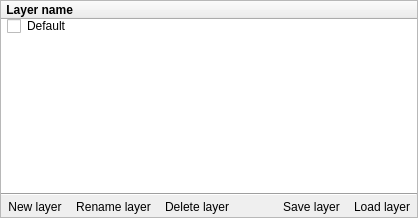
  <widget class="QDockWidget" name="LayersDockWidget">
   <property name="windowTitle">
    <string>Layers</string>
   </property>
   <attribute name="dockWidgetArea">
    <number>2</number>
   </attribute>
   <widget class="QWidget" name="dockWidgetContents_2">
    <layout class="QVBoxLayout" name="verticalLayout_2">
     <property name="spacing">
      <number>0</number>
     </property>
     <property name="margin">
      <number>0</number>
     </property>
     <item>
      <widget class="QFrame" name="frame">
       <property name="frameShape">
        <enum>QFrame::StyledPanel</enum>
       </property>
       <property name="frameShadow">
        <enum>QFrame::Plain</enum>
       </property>
       <layout class="QVBoxLayout" name="verticalLayout_4">
        <property name="spacing">
         <number>0</number>
        </property>
        <property name="margin">
         <number>0</number>
        </property>
        <item>
         <widget class="QTreeWidget" name="LayersTW">
          <property name="frameShape">
           <enum>QFrame::NoFrame</enum>
          </property>
          <property name="indentation">
           <number>3</number>
          </property>
          <attribute name="headerDefaultSectionSize">
           <number>24</number>
          </attribute>
          <column>
           <property name="text">
            <string> Layer name</string>
           </property>
           <property name="font">
            <font>
             <weight>75</weight>
             <bold>true</bold>
            </font>
           </property>
           <property name="icon">
            <iconset resource="../../sharedcode/resources.qrc">
             <normaloff>:/resources/RES/ffficons/eye.png</normaloff>:/resources/RES/ffficons/eye.png</iconset>
           </property>
          </column>
          <item>
           <property name="text">
            <string>Default</string>
           </property>
           <property name="checkState">
            <enum>Unchecked</enum>
           </property>
           <property name="icon">
            <iconset resource="../../sharedcode/resources.qrc">
             <normaloff>:/resources/RES/ffficons/shading.png</normaloff>:/resources/RES/ffficons/shading.png</iconset>
           </property>
          </item>
         </widget>
        </item>
        <item>
         <widget class="Line" name="line">
          <property name="orientation">
           <enum>Qt::Horizontal</enum>
          </property>
         </widget>
        </item>
        <item>
         <widget class="QFrame" name="ButtonsFrame">
          <layout class="QHBoxLayout" name="horizontalLayout_4">
           <property name="spacing">
            <number>0</number>
           </property>
           <property name="margin">
            <number>0</number>
           </property>
           <item>
            <widget class="QToolButton" name="toolButton_4">
             <property name="text">
              <string>New layer</string>
             </property>
             <property name="icon">
              <iconset resource="../../sharedcode/resources.qrc">
               <normaloff>:/resources/RES/ffficons/page_white.png</normaloff>:/resources/RES/ffficons/page_white.png</iconset>
             </property>
             <property name="autoRaise">
              <bool>true</bool>
             </property>
            </widget>
           </item>
           <item>
            <widget class="QToolButton" name="toolButton_5">
             <property name="text">
              <string>Rename layer</string>
             </property>
             <property name="icon">
              <iconset resource="../../sharedcode/resources.qrc">
               <normaloff>:/resources/RES/ffficons/shape_square_edit.png</normaloff>:/resources/RES/ffficons/shape_square_edit.png</iconset>
             </property>
             <property name="autoRaise">
              <bool>true</bool>
             </property>
            </widget>
           </item>
           <item>
            <widget class="QToolButton" name="toolButton">
             <property name="text">
              <string>Delete layer</string>
             </property>
             <property name="icon">
              <iconset resource="../../sharedcode/resources.qrc">
               <normaloff>:/resources/RES/ffficons/bin.png</normaloff>:/resources/RES/ffficons/bin.png</iconset>
             </property>
             <property name="autoRaise">
              <bool>true</bool>
             </property>
            </widget>
           </item>
           <item>
            <spacer name="horizontalSpacer">
             <property name="orientation">
              <enum>Qt::Horizontal</enum>
             </property>
             <property name="sizeHint" stdset="0">
              <size>
               <width>40</width>
               <height>20</height>
              </size>
             </property>
            </spacer>
           </item>
           <item>
            <widget class="QToolButton" name="toolButton_3">
             <property name="text">
              <string>Save layer</string>
             </property>
             <property name="icon">
              <iconset resource="../../sharedcode/resources.qrc">
               <normaloff>:/resources/RES/ffficons/disk.png</normaloff>:/resources/RES/ffficons/disk.png</iconset>
             </property>
             <property name="autoRaise">
              <bool>true</bool>
             </property>
            </widget>
           </item>
           <item>
            <widget class="QToolButton" name="toolButton_2">
             <property name="text">
              <string>Load layer</string>
             </property>
             <property name="icon">
              <iconset resource="../../sharedcode/resources.qrc">
               <normaloff>:/resources/RES/ffficons/folder.png</normaloff>:/resources/RES/ffficons/folder.png</iconset>
             </property>
             <property name="autoRaise">
              <bool>true</bool>
             </property>
            </widget>
           </item>
          </layout>
         </widget>
        </item>
       </layout>
      </widget>
     </item>
    </layout>
   </widget>
  </widget>
